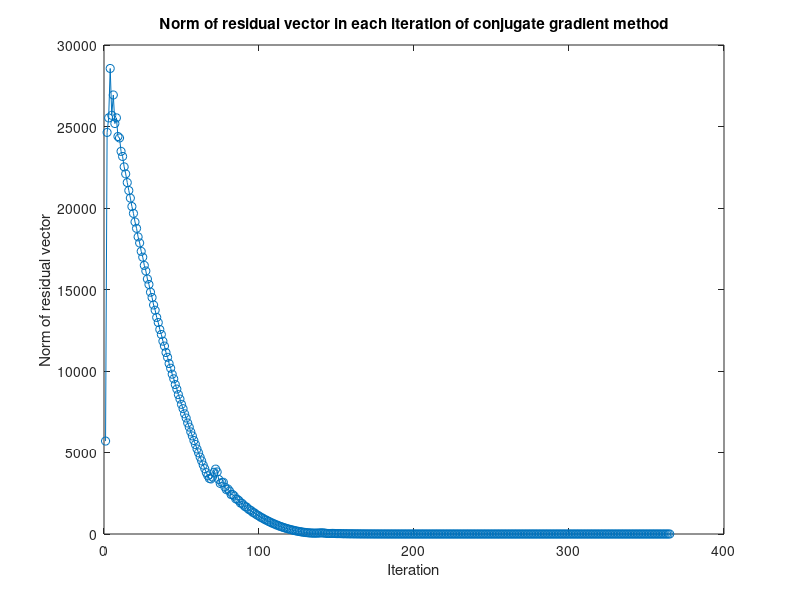

The MATLAB script that drew this image:
% Sparse function in octave
N = 100;
size_m = (N-1)^2;

% Empty list for non zero elements
x = [];
y = [];
v = [];

% Generating Nonzero elements
for i = 1:size_m-N+1
    x = [x; i];
    x = [x; i + N-1];
    y = [y; i + N-1];
    y = [y; i];
    v = [v; -1];
    v = [v; -1];
end

% First SubSquare
sx=[];
sy=[];
sv=[];

for i=1:N-1
    sx = [sx; i];
    sy = [sy; i];
    sv = [sv; 4];
end

for i=1:N-2
    sx = [sx; i];
    sx = [sx; i+1];
    sy = [sy; i+1];
    sy = [sy; i];
    sv = [sv; -1];
    sv = [sv; -1];
end

% Other SubSquares
elements_number = size(sx,1);
for i=0:N-2
    for j=1:elements_number
        x = [x; sx(j)+i*(N-1)];
        y = [y; sy(j)+i*(N-1)];
        v = [v; sv(j)];
    end
end


sparse_matrix = sparse(x,y,v, size_m, size_m);

% Example function f(x, y)
function result = f(x, y)
    result = x; 
end


function [x, residuals] = conjgrad(A, b, x0)
    r = b - A * x0;
    w = -r;
    z = A * w;
    a = (r' * w) / (w' * z);
    x = x0 + a * w;
    
    residuals = [norm(r)];

    for i = 1:size(A, 1)
        r = r - a * z;
        if (norm(r) < 1e-10)
            break;
        end
        B = (r' * z) / (w' * z);
        w = -r + B * w;
        z = A * w;
        a = (r' * w) / (w' * z);
        x = x + a * w;
        residuals = [residuals, norm(b - A * x)];
    end
end

x0 = zeros(size_m, 1);
% Creating b vector using function f(x, y)
b = zeros(size_m, 1);
for i = 1:size_m
    x_val = mod(i - 1, N - 1) + 1; % Coords x
    y_val = floor((i - 1) / (N - 1)) + 1; % Coords y
    b(i) = f(x_val, y_val);
end
disp(b);

[x, residuals] = conjgrad(sparse_matrix, b, x0);
disp(x);    

% Vizualization of vector residuals
figure;
iteration = 1:length(residuals);
plot(iteration, residuals, '-o');
xlabel('Iteration');
ylabel('Norm of residual vector');
title('Norm of residual vector in each iteration of conjugate gradient method');
pause;
